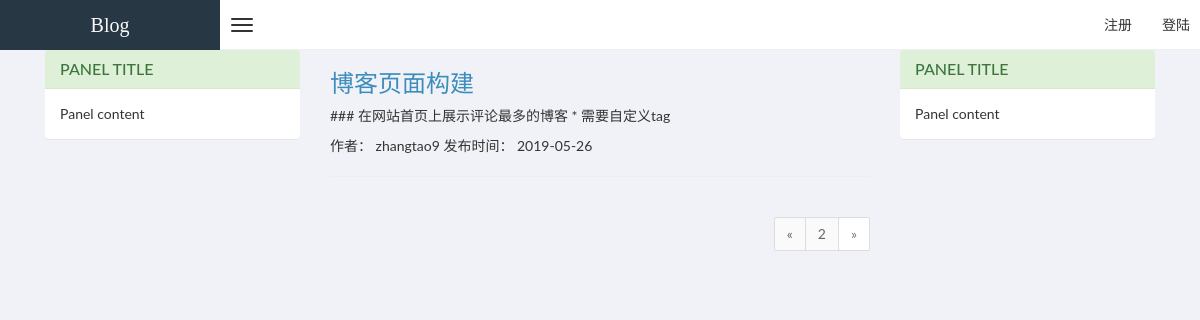
Screenshot of /?page=2 with the database file from the repository.
### post/models.py (models this page shows, shortened)
class Post(models.Model):
    STATUS_CHOICES = (('draft', '草稿'), ('published', '已发布'))
    title = models.CharField(max_length=250)
    author = models.ForeignKey(User, on_delete=models.CASCADE, related_name='blog_posts')
    body = models.TextField()
    publish = models.DateTimeField(default=timezone.now)
    created = models.DateTimeField(auto_now_add=True)
    updated = models.DateTimeField(auto_now=True)
    status = models.CharField(max_length=10, choices=STATUS_CHOICES, default='draft')
    published = PublishedManager()
    objects = models.Manager()
    class Meta:
        ordering = ('-publish',)

### account/models.py (models this page shows)
class User(AbstractUser):
    GENDER_CHOICES = (
        (1, '男'),
        (2, '女'),
    )
    nickname = models.CharField(blank=True, null=True, max_length=20)
    avatar = models.ImageField(upload_to='avatar')
    mobile = models.CharField(blank=True, null=True, max_length=13)
    gender = models.IntegerField(choices=GENDER_CHOICES,blank=True, null=True)

### post/views.py (the view)
# urls.py: url(r'^$', views.index, name='index'),
def index(request):
    post_list = models.Post.published.all()
    paginator = Paginator(post_list, 2)
    page = request.GET.get("page")
    posts = paginator.get_page(page)
    return render(request, 'post/index.html', {'posts': posts})

### post/models.py (called while the page is built)
    def get_queryset(self):
        return super(PublishedManager, self).get_queryset().filter(status='published')

### templates/post/index.html (shortened to what this page needs)
{% extends 'base/base_header.html'%}
{% block content %}
<div class="container">
    <div class="col-md-3">
        <div class="panel panel-success">
            <div class="panel-heading">
                <h3 class="panel-title">Panel title</h3>
            </div>
            <div class="panel-body">
                Panel content
            </div>
        </div>
    </div>
    <div class="col-md-6">
        {% for post in posts%}
        <h3><a href="">{{ post.title }}</a></h3>
        <p>{{ post.body|truncatewords:30|linebreaks }}</p>
        <p>作者： {{ post.author }} 发布时间： {{ post.publish | date:"Y-m-d" }} </p>
        <hr>
        {% endfor %}
        {% include 'base/pager.html' with page=posts%}
    </div>
    <div class="col-md-3">
        <div class="panel panel-success">
            <div class="panel-heading">
                <h3 class="panel-title">Panel title</h3>
            </div>
            <div class="panel-body">
                Panel content
            </div>
        </div>
    </div>
</div>
{% endblock %}

### rows the page displays
Post: title "博客页面构建", body "### 在网站首页上展示评论最多的博客 * 需要自定义tag", author "zhangtao9", publish "2019-05-26"

### other values shown
{{ page.number }} "2"
